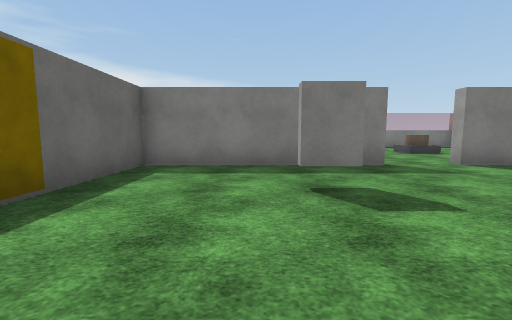
[1] (above)

16 first-person views from a walk through a scene from a Unity 3-D project. The camera is 1.2 m above the floor, tilts 6° down and sees 90° across. The floor is counted in squares, 1.8 m on a side. Each view is taken from the middle of a square. On the plan, view 1 faces up. The plan holds only what a view shows up to about 9 squares ahead; the rest is blank. The place goes on beyond the plan. The player is left out. Some surface patterns are stand-ins.

[2]
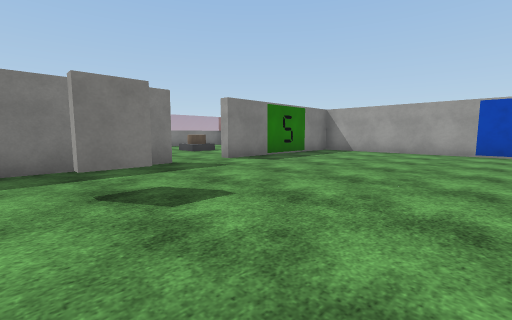

[3]
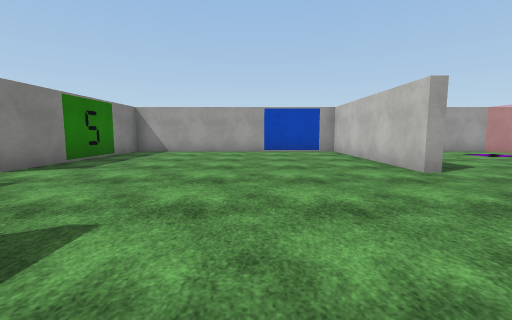

[4]
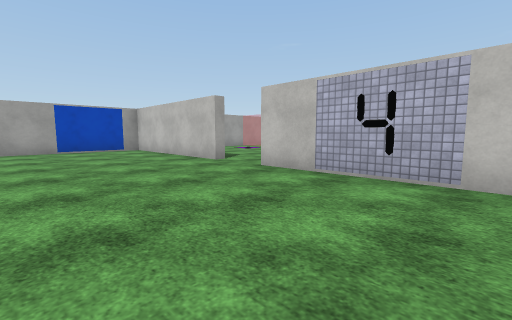

[5]
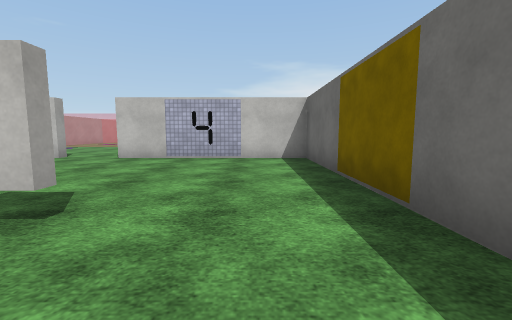

[6]
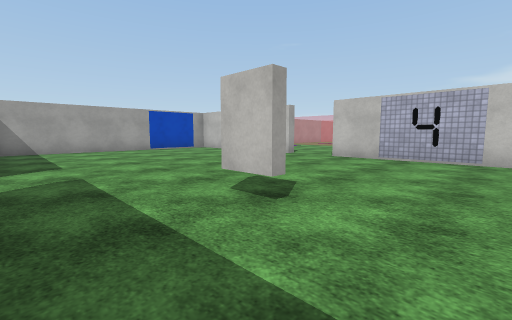

[7]
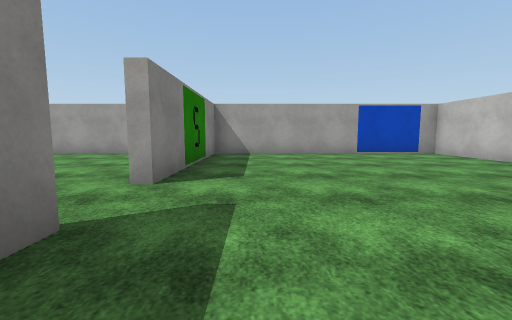

[8]
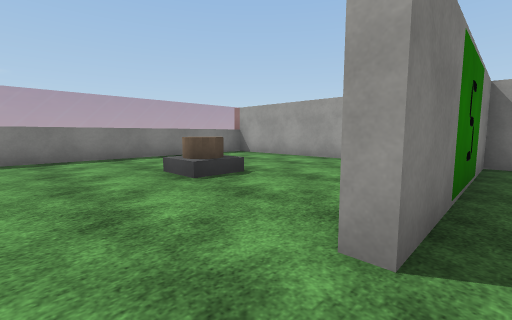

[9]
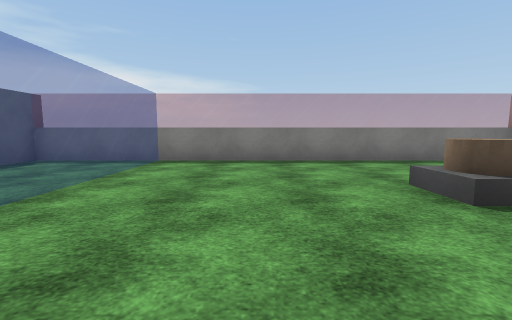

[10]
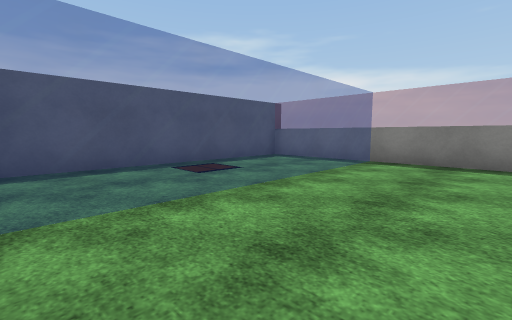

[11]
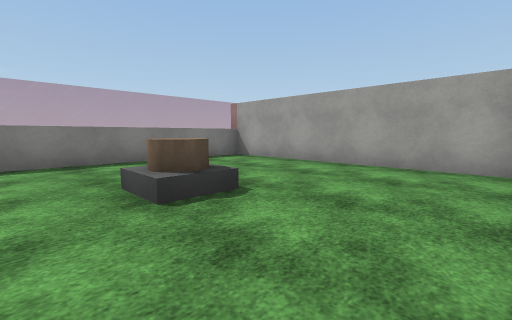

[12]
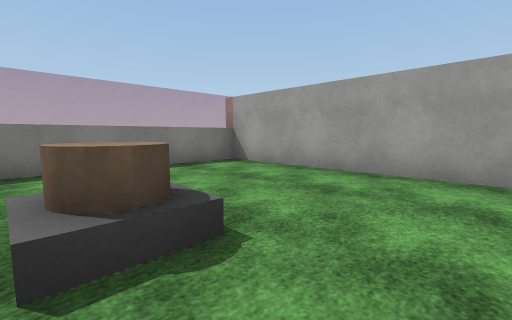

[13]
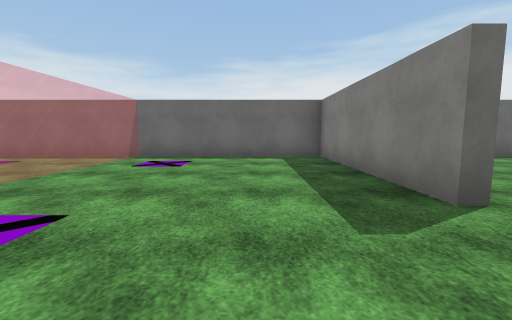

[14]
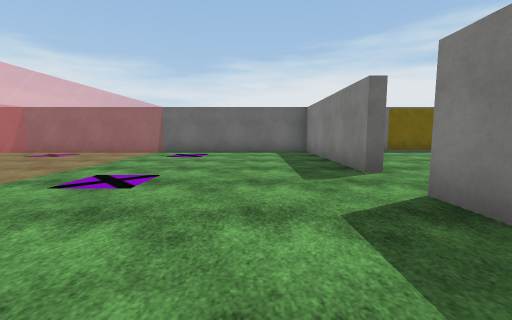

[15]
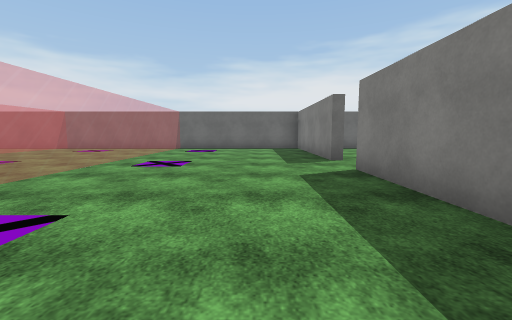

[16]
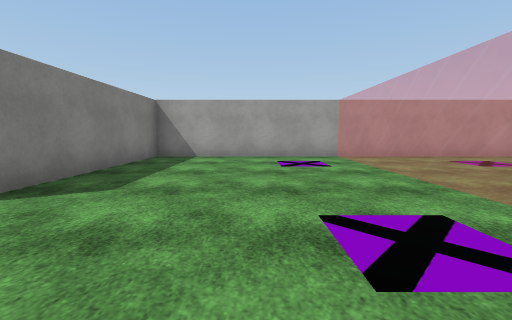

### Floor plan
Key: @ floor where view 1 was taken; # wall or solid block; . floor; = window, fence, low wall or low ledge; ^ raised ledge; O other object.
Columns run from 3 left of view 1 to 10 right of it. Each row starts with its distance up from view 1.
 13  # ###########
 12  ^^=.........#
 11  #.=.........#
 10  #.=.........#
  9  #.=.....O...#
  8  #.=.........#
  7  #.=.........#
  6 ###=.........#
  5 #..###..##=###
  4 #............#
  3 #...#........#
  2 #............#
  1 #............#
  0 #..@.........#
 -1 #............#
 -2 ###=##..######
 -3 #............#
 -4 #............#
 -5 #............#
 -6 #............#
 -7 #............#
 -8 #============#
 -9  #...... ...#
-10  #          #

Positions as (right, up) in squares from view 1, and headings:
1: (0, 0), facing up
2: (0, 0), facing up-right
3: (0, 1), facing right
4: (-1, 2), facing down-right
5: (-1, 5), facing down
6: (-1, 5), facing down-right
7: (1, 4), facing right
8: (3, 5), facing up-right
9: (3, 6), facing up
10: (3, 6), facing up-left
11: (4, 6), facing up-right
12: (5, 7), facing up-right
13: (5, -4), facing left
14: (7, -4), facing left
15: (9, -4), facing left
16: (2, -5), facing right
